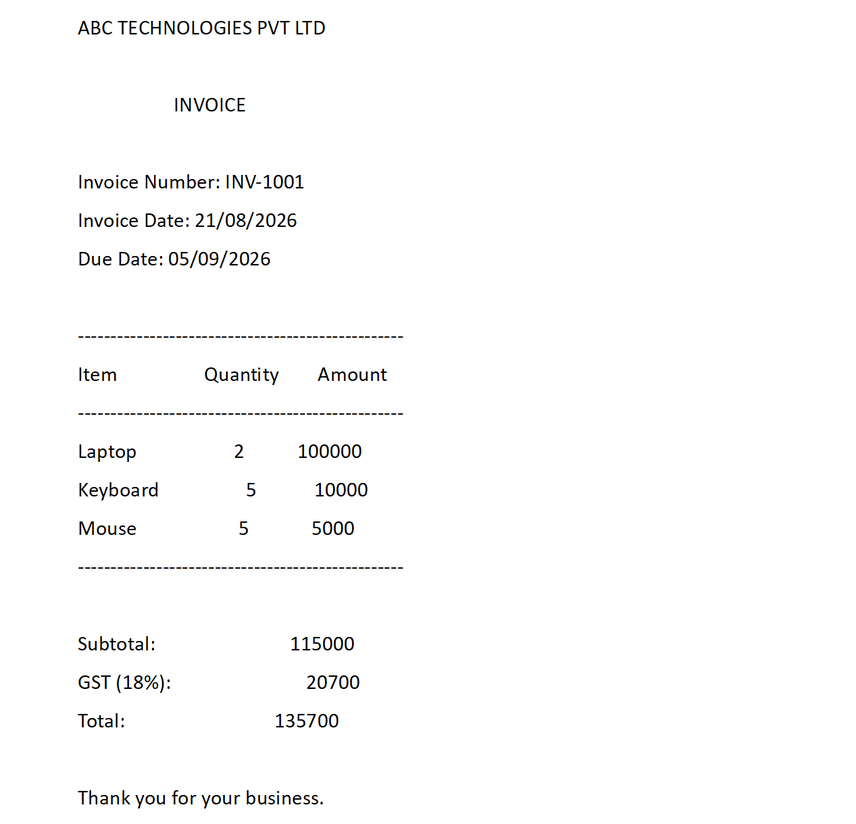
#> input picture data/invoices/sample.png, 856 x 824 px, shrunk from 1267 x 1220 before the run, found by its file name
$ python extractor.py
#> lines starting #> are read from the running program, lines starting #| are printed output that depends on the picture; after the words box and inside, x2 and y2 are one past the last pixel; in counts of white or black regions, pixels touching at a corner belong together
import cv2
import pytesseract
import shutil
tesseract_path = shutil.which("tesseract")

if tesseract_path:
    pytesseract.pytesseract.tesseract_cmd = tesseract_path
#pytesseract.pytesseract.tesseract_cmd = (
    #r"C:\Program Files\Tesseract-OCR\tesseract.exe"
#)


def preprocess_image(image_path):

#> called with image_path = 'data/invoices/sample.png'
    image = cv2.imread(image_path)
#> image is the input picture: shape (824, 856, 3); mean B, G, R 251.5, 251.5, 251.5

    if image is None:
        raise ValueError(
            f"Could not read image: {image_path}"
        )

    gray = cv2.cvtColor(
        image,
        cv2.COLOR_BGR2GRAY
    )

    gray = cv2.GaussianBlur(
        gray,
        (3, 3),
        0
    )

    processed = cv2.threshold(
        gray,
        0,
        255,
        cv2.THRESH_BINARY + cv2.THRESH_OTSU
    )[1]
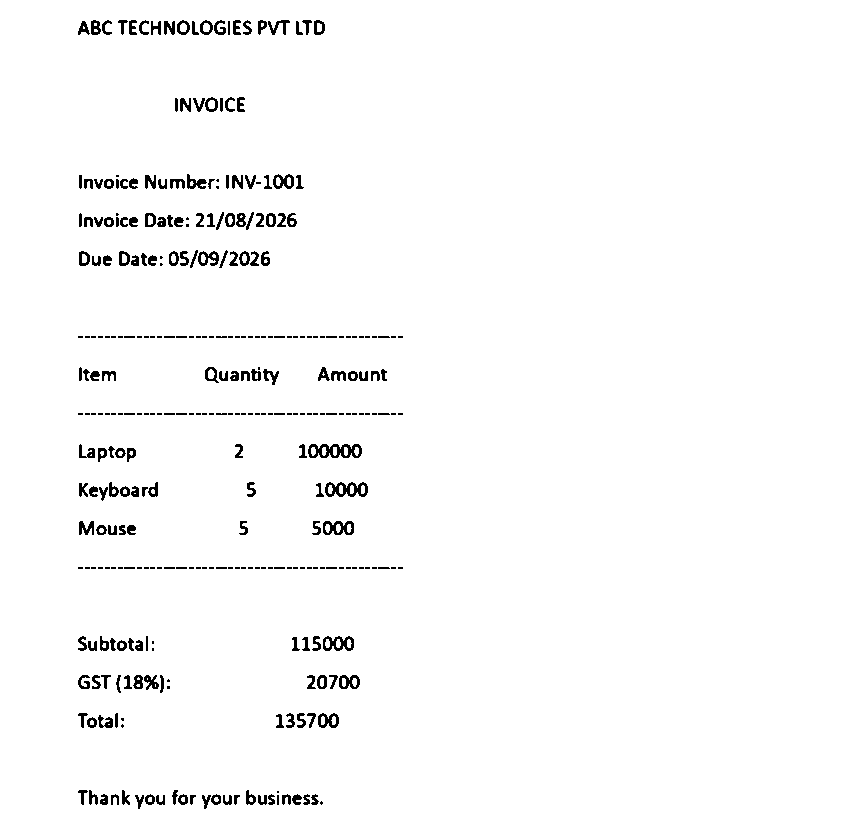
#> processed: shape (824, 856); 97.8% white; 328 black regions (126 under 20 px), largest, box (x1, y1, x2, y2) and area: (308, 444, 362, 458) 452, (325, 482, 368, 497) 368, (323, 636, 354, 651) 265

    return processed


def extract_text(image_path):

    processed_image = preprocess_image(
        image_path
    )

#> (the run stopped early here; a loop or call above may not have finished)

$ run again, with data/invoices/Mixed-Invoice-1-1.png copied over data/invoices/sample.png
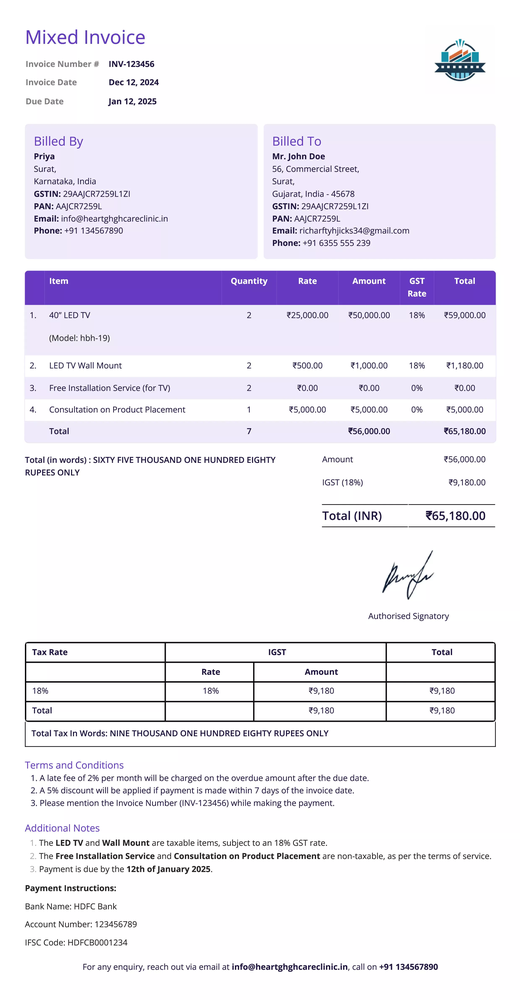
#> input picture data/invoices/Mixed-Invoice-1-1.png, 520 x 1000 px, shrunk from 2478 x 4766 before the run, found by its file name
#> in preprocess_image, image is the input picture: shape (1000, 520, 3); mean B, G, R 244.4, 235.4, 238.6
#> in preprocess_image, `gray = cv2.cvtColor( image, cv2.COLOR_BGR2GRAY )`:
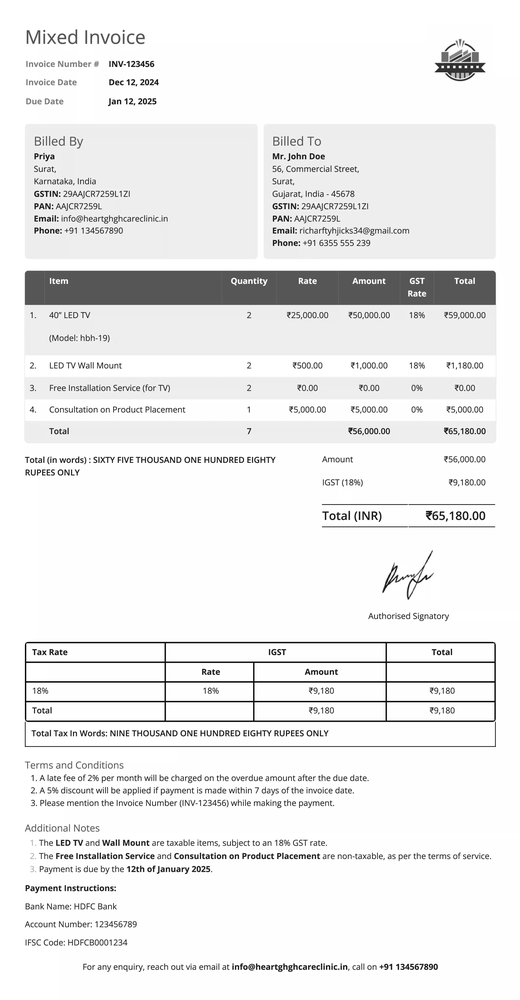
#> gray: shape (1000, 520); min 0, max 255, mean 237.2
#> in preprocess_image, `processed = cv2.threshold( gray, 0, 255, cv2.THRESH_BINARY + cv2.THRES..`:
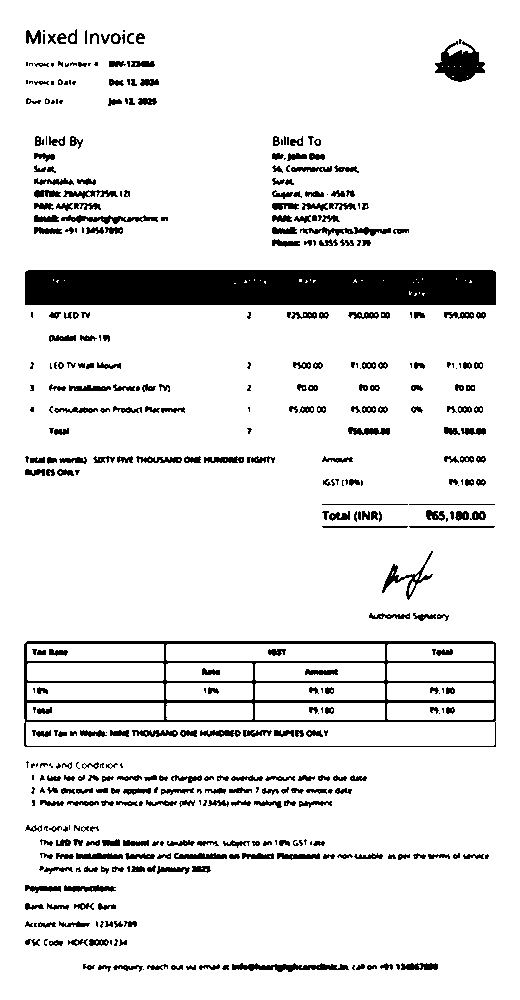
#> processed: shape (1000, 520); 90.1% white; 459 black regions (126 under 20 px), largest, box (x1, y1, x2, y2) and area: (25, 270, 496, 305) 16384, (24, 641, 496, 747) 6959, (435, 41, 485, 82) 1152

$ run again, with data/invoices/Sale-Invoice-314.png copied over data/invoices/sample.png
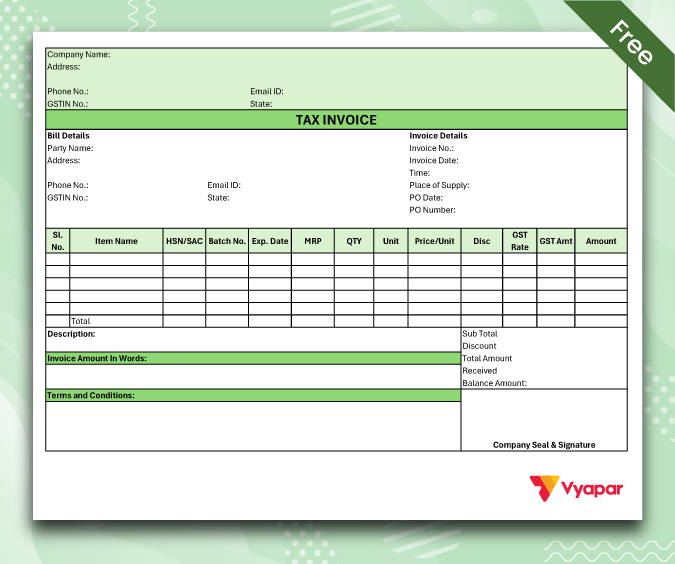
#> input picture data/invoices/Sale-Invoice-314.png, 675 x 564 px, found by its file name
#> in preprocess_image, image is the input picture: shape (564, 675, 3); mean B, G, R 213.8, 229.2, 216.3
#> in preprocess_image, `gray = cv2.GaussianBlur( gray, (3, 3), 0 )`:
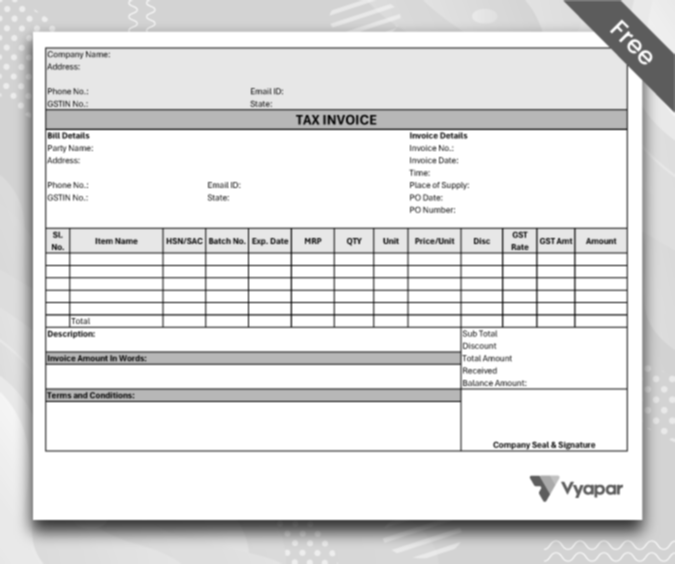
#> gray: shape (564, 675); min 8, max 255, mean 223.6
#> in preprocess_image, `processed = cv2.threshold( gray, 0, 255, cv2.THRESH_BINARY + cv2.THRES..`:
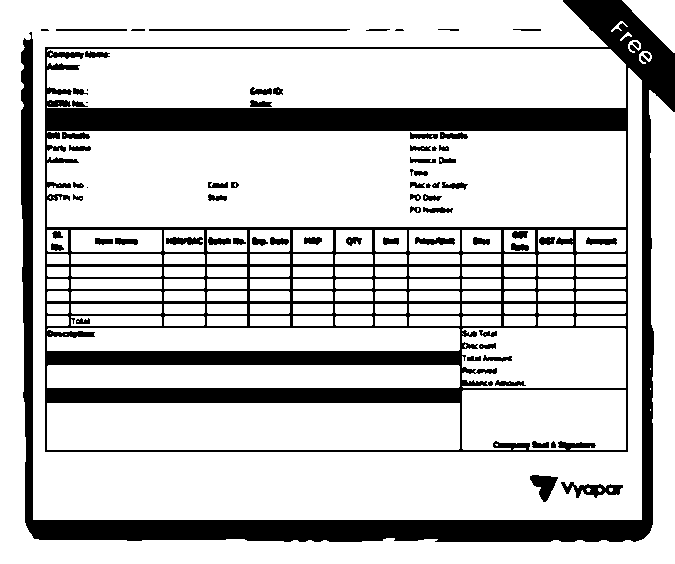
#> processed: shape (564, 675); 79.3% white; 71 black regions (7 under 20 px), largest, box (x1, y1, x2, y2) and area: (21, 0, 675, 542) 72129, (561, 482, 623, 498) 485, (530, 475, 558, 502) 412
